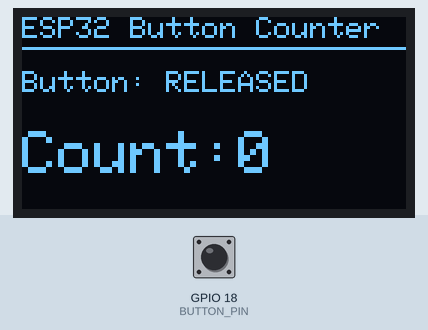
Bench run of a program on a simulated ESP32. On the bench: 128×64 one-colour display. Inputs (shaded band) come from the test bench; at power-on: GPIO 18 (BUTTON_PIN) HIGH. What the program prints to the serial monitor is not drawn.

Above: at 1.2 s.
1.3 s: GPIO 18 (BUTTON_PIN) pulled LOW for 0.15 s
At 2.0 s:
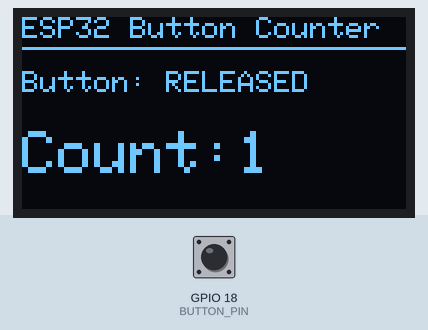
3.0 s: GPIO 18 (BUTTON_PIN) pulled LOW for 1 s
At 3.7 s:
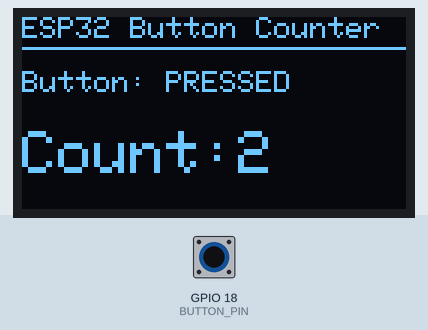
5.5 s: GPIO 18 (BUTTON_PIN) pulled LOW for 0.15 s
At 6.4 s:
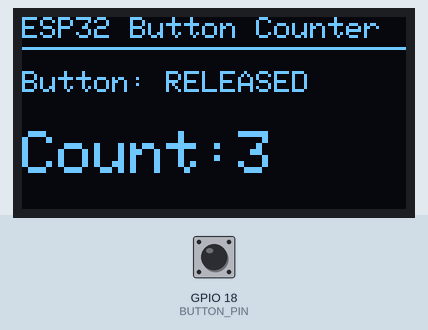
7.2 s: GPIO 18 (BUTTON_PIN) pulled LOW for 1 s
At 8.9 s:
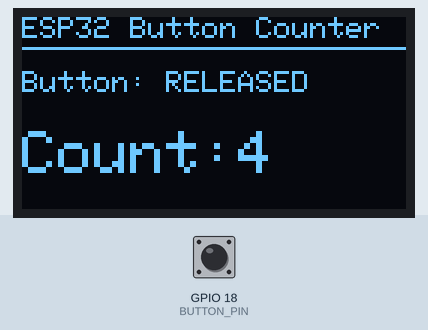
Timing chart, 0 to 10.4 s (numbered marks = the images above; inputs shaded):
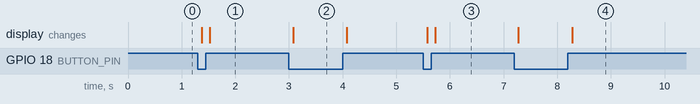

Measured:
- after the input at 1.3 s, the display: first changes after 0.08 s (image 1 shows a later state)
- after the input at 3.0 s, the display: changes after 0.08 s (image 2)
- after the input at 5.5 s, the display: first changes after 0.08 s (image 3 shows a later state)
- after the input at 7.2 s, the display: first changes after 0.08 s (image 4 shows a later state)

The program:

main.cpp
```cpp
#include <Arduino.h>
#include <Wire.h>
#include <Adafruit_GFX.h>
#include <Adafruit_SSD1306.h>
#define SCREEN_WIDTH 128
#define SCREEN_HEIGHT 64
#define OLED_RESET -1
#define OLED_ADDRESS 0x3C
#define SDA_PIN 21
#define SCL_PIN 22
#define BUTTON_PIN 18
const unsigned long DEBOUNCE_MS = 50;
Adafruit_SSD1306 display(SCREEN_WIDTH, SCREEN_HEIGHT, &Wire, OLED_RESET);
int lastRawState = HIGH;
int stableState = HIGH;
unsigned long lastChangeTime = 0;
unsigned int pressCount = 0;
void updateDisplay()
{
  display.clearDisplay();
  display.setTextColor(SSD1306_WHITE);
  display.setTextSize(1);
  display.setCursor(0, 0);
  display.println("ESP32 Button Counter");
  display.drawLine(0, 10, SCREEN_WIDTH - 1, 10, SSD1306_WHITE);
  display.setCursor(0, 18);
  display.print("Button: ");
  display.println(stableState == LOW ? "PRESSED" : "RELEASED");
  display.setTextSize(2);
  display.setCursor(0, 38);
  display.print("Count:");
  display.print(pressCount);
  display.display();
}
void setup()
{
  Serial.begin(115200);
  pinMode(BUTTON_PIN, INPUT_PULLUP);
  Wire.begin(SDA_PIN, SCL_PIN);
  if (!display.begin(SSD1306_SWITCHCAPVCC, OLED_ADDRESS))
  {
    Serial.println("SSD1306 init failed - check wiring/address");
    while (true)
    {
      delay(1000);
    }
  }
  Serial.println("System ready. Press count = 0");
  updateDisplay();
}
void loop()
{
  int rawState = digitalRead(BUTTON_PIN);
  if (rawState != lastRawState)
  {
    lastChangeTime = millis();
    lastRawState = rawState;
  }
  if ((millis() - lastChangeTime) >= DEBOUNCE_MS && rawState != stableState)
  {
    stableState = rawState;
    if (stableState == LOW)
    {
      pressCount++;
      Serial.print("Accepted press. Count = ");
      Serial.println(pressCount);
    }
    else
    {
      Serial.println("Button released");
    }
    updateDisplay();
  }
}
```
